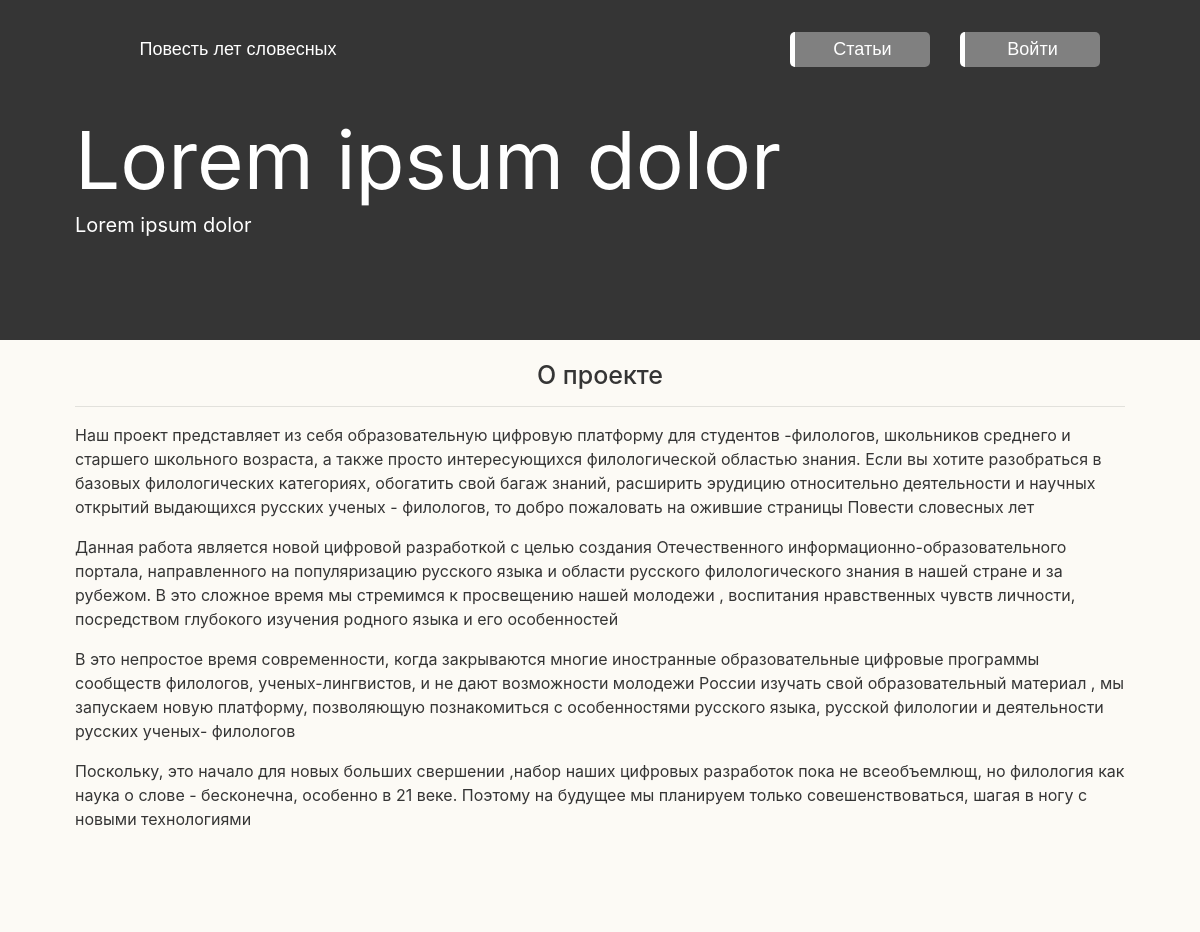
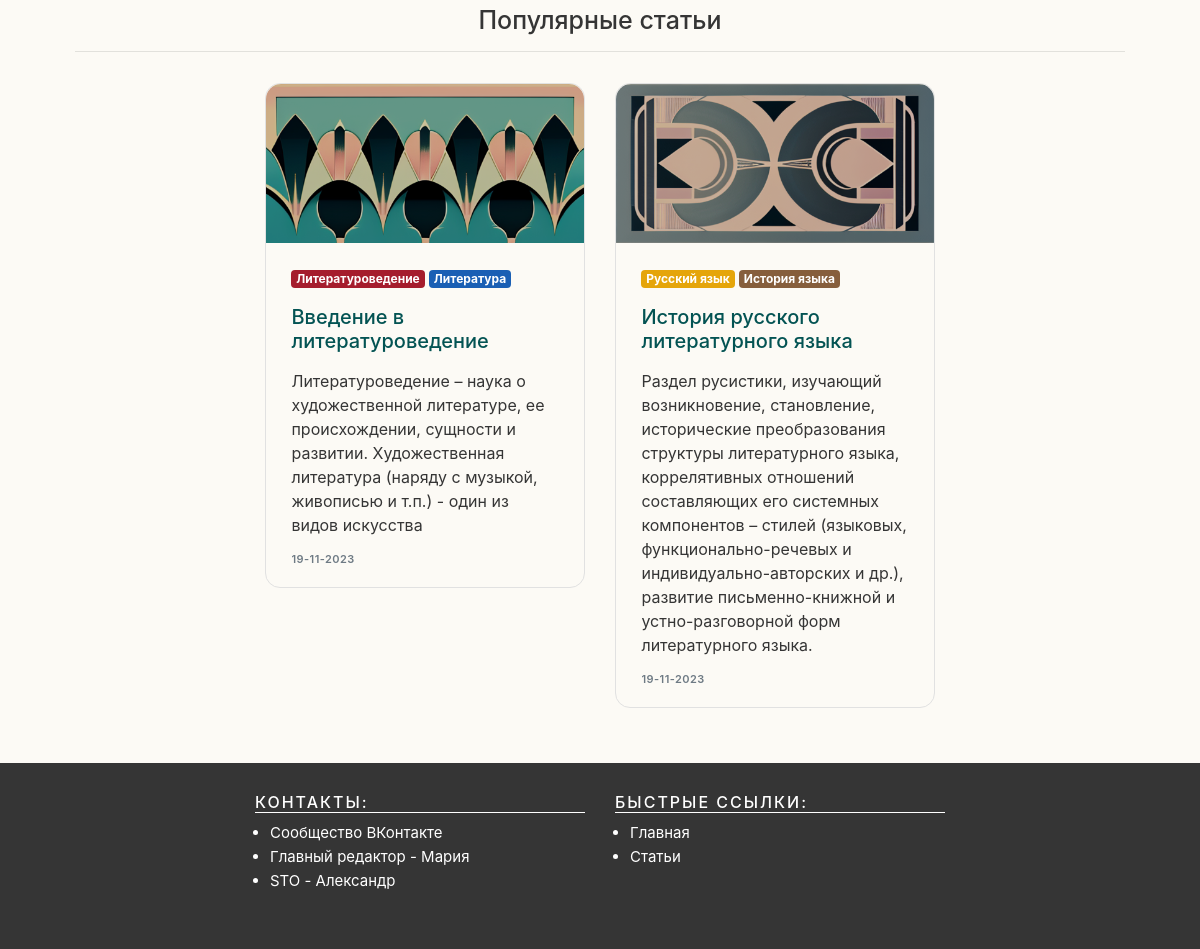
The page / on the database its author committed (2 pictures, top to bottom).
### apps/main/models.py (models this page shows)
class AboutInfo(models.Model):
    title = models.CharField(max_length=100)
    main_text = models.TextField(default="Основной текст")

### apps/articles/models.py (models this page shows, shortened)
class Article(models.Model):
    title = models.CharField(max_length=100)
    attractive_text = models.TextField(default="Завлекающий текст")
    categories = models.ManyToManyField("Category", related_name="articles")
    image_base = models.ImageField(
        upload_to="static/img", default="img/solid-color-image.png"
    )
    main_text = models.TextField(default="Основной текст")
    main_text_headers_list = ListTextField(
        base_field=models.CharField(max_length=40, default=""),
        size=100,  # Maximum of 100 ids in list
        default=None,
    )
    main_text_headers_list_keys = models.CharField(max_length=200, default=" ")
    created_on = models.DateTimeField(auto_now_add=True)
    last_modified = models.DateTimeField(auto_now=True)
    flag_article_enabled = models.BooleanField(default=False)

class Category(models.Model):
    name = models.CharField(max_length=20)
    color = models.CharField(max_length=7, default="#ffffff")

### apps/main/scripts.py (the view)
    def wrapper(*args, **kwargs):
        request = args[0]
        adress = request.META.get("HTTP_X_FORWARDED_FOR")
        if adress:
            user_ip = adress.split(",")[-1].strip()
        else:
            user_ip = request.META.get("REMOTE_ADDR")
        user_agent = request.META.get("HTTP_USER_AGENT")
        opened = request.path
        message = (
            "\t".join(
                [
                    datetime.now().strftime("%Y.%m.%d %H:%M:%S"),
                    f"{user_ip}\t{user_agent}\t{opened}",
                ]
            )
            + "\n"
        )
        if "127.0.0.1" in str(user_ip):
            flag_skip_local_usage = True
        elif "10.8.0." in str(user_ip):
            flag_skip_local_usage = True
        if not flag_skip_local_usage:
            with open(os.path.join(LOG_FILEPATH, LOG_FILENAME), "a") as file:
                file.write(message)
        return function(*args, **kwargs)

### apps/articles/templatetags/articles_filters.py (called while the page is built)
@register.filter(name="sort_by_creation_date")
def sort_by_date(articles):
    articles_dict = {}
    for article in articles:
        articles_dict.update({article.pk: time.mktime(article.created_on.timetuple())})
    articles_dict = dict(sorted(articles_dict.items(), key=lambda item: item[1]))
    new_articles_list = []
    for pk in articles_dict.keys():
        for article in articles:
            if article.pk == pk:
                new_articles_list.append(article)
    return new_articles_list[::-1]

### apps/main/views.py (called while the page is built)
@register_user_activity
def main_page(request):
    popular_articles = []
    for popular_article in PopularArticle.objects.all():
        if popular_article.enabled:
            popular_articles.append(
                popular_article.articles.filter(flag_article_enabled=True)
            )
    about_info = AboutInfo.objects.all()
    context = {
        "popular_articles": popular_articles,
        "about_info": about_info,
    }
    return render(request, "main_page.html", context)

### apps/main/templates/main_page.html
{% extends "base.html" %}
{% load static %}
{% block page_content %}
<div class="main_poster">
    <span class="main_poster_header_primary">
        Lorem ipsum dolor
    </span>
    <br>
    <span class="main_poster_header_secondary">
        Lorem ipsum dolor
    </span>
</div>
{% for about_info_object in about_info %}
<div class="container">
    <h1 class="articles_header" style="margin-top: 20px;">
        {{ about_info_object.title }}
    </h1>
    <hr>
    <div class="about_text">
        {{ about_info_object.main_text|safe }}
    </div>
</div>
{% endfor %}
<div class="container">
    <div class="popular_articles">
        {% include 'popular_articles.html' %}
    </div>
</div>
{% endblock %}

### apps/popular_element/templates/popular_articles.html
{% load static %}
{% load articles_filters %}
{% if popular_articles|length > 0 %}
    <h1 class="projects_header popular_header">Популярные статьи</h1>
    <hr>
    {% for articles in popular_articles %}
        <div class="uicore-grid-container uicore-blog-grid uicore-grid-row uicore-masonry uicore-landscape-ratio uicore-medium-space animate-3 ui-st-boxed " data-grid="masonryb" data-col="3" data-space="30">
            {% for article in articles|sort_by_creation_date %}
                <div class="uicore-grid-item uicore-col-md-6 uicore-col-lg-4  uicore-float uicore-animate post-15671 post type-post status-publish format-standard has-post-thumbnail hentry category-smm category-lichnyj-opyt category-nejroseti"  >
                    <article class="uicore-post">
                        <div class="uicore-post-wrapper">
                            <a href="{% url 'articles_detail' article.pk %}" title=" View Post: {{ article.title }}">
                                <div class="uicore-blog-img-container uicore-zoom-wrapper">
                                    <img class="uicore-cover-img" src="{{ article.image_base.url }}" width="100%" alt="{{ article.title }}">
                                </div>
                            </a>
                            <div class="uicore-post-info">
                                <div class="uicore-post-info-wrapper">
                                    <div class="uicore-post-category uicore-body">
                                        {% for category in article.categories.all %}
                                            <a href="{% url 'articles_category' category.name %}" title="View {{ category.name }}">
                                                <span class="badge badge-primary" style="background-color: {{ category.color }}">
                                                    {{ category.name }}
                                                </span>
                                            </a>
                                        {% endfor %}
                                    </div>
                                    <a href="{% url 'articles_detail' article.pk %}" title="View Post: {{ article.title }}">
                                        <h2 class="card-title project_card_title">
                                            <span>{{ article.title }}</span>
                                        </h2>
                                    </a>
                                    <p class="card-text project_card_text">{{ article.attractive_text | safe }}</p>
                                    <div class="uicore-post-footer uicore-body"><span>{{ article.last_modified.date | date:"d-m-Y"}}</span></div>
                                </div>
                            </div>
                        </div>
                    </article>
                </div>
            {% endfor %}
        </div>
    {% endfor %}
{% endif %}

### static/css/main.css (style rules this page uses)
html, body { height: 100%; margin: 0%; padding: 0%; display: flex; flex-direction: column; min-width: 380px !important; }
body { background-color: #fcfaf5; color: #353535; }
.main-content h1 { font-size: 25px; }
a { color: #035353; }
.about_text { padding-bottom: 40px; }
.container { max-width: 90%; }
.main_poster { background-color: #353535; color:white; }
.main_poster_header_primary { position:relative; top: 60px; margin-top:40px; left: calc(5% + 15px); }
.main_poster_header_secondary { position:relative; top: 50px; left: calc(5% + 15px); font-size: 20px !important; }
@media (min-width: 300px) { .main_poster_header_primary { font-size: 40px !important; } }
@media (min-width: 300px) { .main_poster { height: 250px; } }
@media (min-width: 400px) { .main_poster_header_primary { font-size: 40px !important; } }
@media (min-width: 400px) { .main_poster { height: 250px; } }
@media (min-width: 500px) { .main_poster_header_primary { font-size: 50px !important; } }
@media (min-width: 500px) { .main_poster { height: 250px; } }
@media (min-width: 738px) { .main_poster_header_primary { font-size: 80px !important; } }
@media (min-width: 738px) { .main_poster { height:300px; } }

### static/css/card.css (style rules this page uses)
.uicore-grid-container { --hgap:0; --vgap:0; --columns:0; --rows:0; --gap-count:0; --container-aspect-ratio:0; --animation-duration:0; position:relative; display:flex; flex-wrap:wrap; justify-content: center; margin-bottom: 40px; }
.uicore-grid-container.uicore-masonry .uicore-zoom-wrapper { height:auto; padding-bottom:0; overflow:hidden }
.uicore-blog-grid .uicore-post { border: 1px solid #e1e1e1; border-radius:var(--uicore-blog--radius); transition:box-shadow cubic-bezier(.4,0,.2,1) .4s,transform cubic-bezier(.4,0,.2,1) .4s }
.uicore-blog-grid .uicore-post .uicore-post-info { padding:clamp(20px, 7%, 36px) clamp(24px, 8%, 40px)!important; margin:0!important }
.uicore-blog-grid .uicore-blog-img-container { border-radius:var(--uicore-blog--radius); border-bottom-left-radius:0; border-bottom-right-radius:0 }
.uicore-grid-row { display:-ms-flexbox; display:flex; -ms-flex-wrap:wrap; flex-wrap:wrap }
@media (min-width:768px) { .uicore-col-md-6 { -ms-flex:0 0 50%; flex:0 0 50%; max-width:50% } }
@media (min-width:992px) { .uicore-col-lg-4 { -ms-flex:0 0 33.333333%; flex:0 0 33.333333%; max-width:33.333333% } }
.uicore-medium-space .uicore-grid-item { padding:15px; }
.uicore-grid-item a { text-decoration: none; }
.uicore-medium-space .uicore-grid-item { padding:15px }
.uicore-grid-item article { position:relative }
.uicore-blog-grid .uicore-post-category { margin-bottom:1em }
.uicore-blog-grid .uicore-post-category a { display:inline-block }
.uicore-blog-grid:not(.uicore-horizontal) .uicore-post-info { margin-top:2em }
.content-area .uicore-post-category, .content-areaa, .ui-post-nav-item .ui-post-nav-info, .uicore-post-footer a, .uicore-post-footer span, header.uicore-single-header .uicore-entry-meta span, header.uicore-single-header a:not(:hover) { color:#6e7a84; font-size:11px }
.content-area .uicore-post-category a, .ui-post-nav-item .ui-post-nav-info, .uicore-post-footer.uicore-body, .uicore-post-footer a, header.uicore-single-header .uicore-entry-meta, header.uicore-single-header .uicore-entry-meta a, header.uicore-single-header .uicore-entry-meta span { text-transform:uppercase; letter-spacing:.04em; line-height:11px; font-size:11px; font-weight:600 }
.uicore-blog-grid .uicore-post-info p { margin: 1em 0 0; }
.uicore-blog-grid { --uicore-blog--radius: 15px; }
.uicore-blog-grid .uicore-post-info .uicore-post-footer { font-size:11px; margin-top:1.5em }
.uicore-post-footer a, .uicore-post-footer span, header.uicore-single-header .uicore-entry-meta span, header.uicore-single-header a:not(:hover) { color:#6e7a84; font-size:11px }
.card-text { margin: 0px; }
.card-title { font-size: 20px; margin-bottom: 0px !important; }
.uicore-grid-item { max-width: calc(max(25%, 350px)); }
.uicore-cover-img { width: 100% !important; object-fit: cover !important; filter: brightness(80%) }

### static/css/article.css (style rules this page uses)
.articles_header { margin-top: 35px; text-align: center; margin-bottom: 0px; margin-top: 130px; }

### static/css/popular_element.css (style rules this page uses)
.popular_header { margin-top: 50px; }
.projects_header { display: flex; justify-content: center; text-align: center; }

### rows shown on the page
AboutInfo: title "О проекте", main_text "Наш проект представляет из себя образовательную цифровую платформу для студентов -филологов, школьников среднего и старшего школьного возраста, а также просто интересующихся филологической областью знания. Если вы хотите разобраться в базовых филологических категориях, обогатить свой багаж знаний, расширить эрудицию относительно деятельности и научных открытий выдающихся русских ученых - филологов, то добро пожаловать на ожившие страницы Повести словесных лет Данная работа является новой цифровой разработкой с целью создания Отечественного информационно-образовательного портала, направленного на популяризацию русского языка и области русского филологического знания в нашей стране и за…"
Article: image_base (picture), title "Введение в литературоведение", attractive_text "Литературоведение – наука о художественной литературе, ее происхождении, сущности и развитии. Художественная литература (наряду с музыкой, живописью и т.п.) - один из видов искусства", last_modified "19-11-2023"
Category: name "Литературоведение"
Category: name "Литература"
Article: image_base (picture), title "История русского литературного языка", attractive_text "Раздел русистики, изучающий возникновение, становление, исторические преобразования структуры литературного языка, коррелятивных отношений составляющих его системных компонентов – стилей (языковых, функционально-речевых и индивидуально-авторских и др.), развитие письменно-книжной и устно-разговорной форм литературного языка.", last_modified "19-11-2023"
Category: name "Русский язык"
Category: name "История языка"
